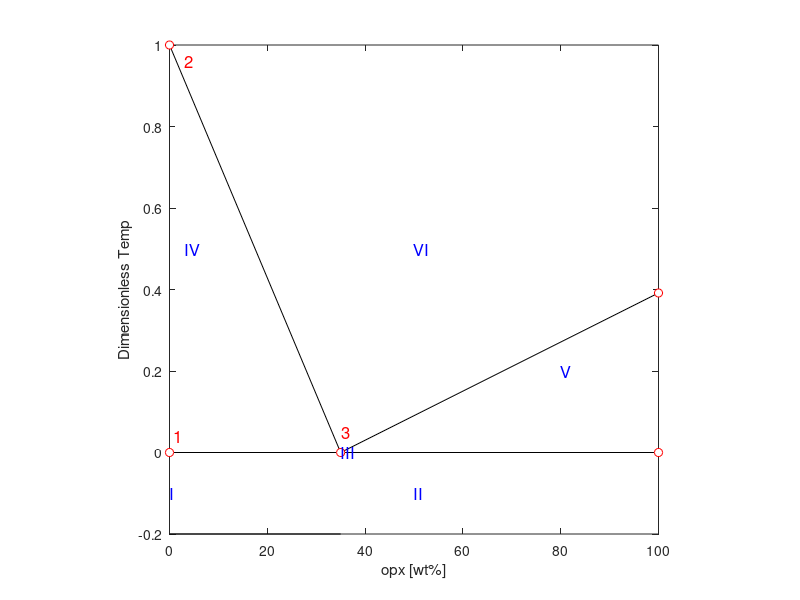
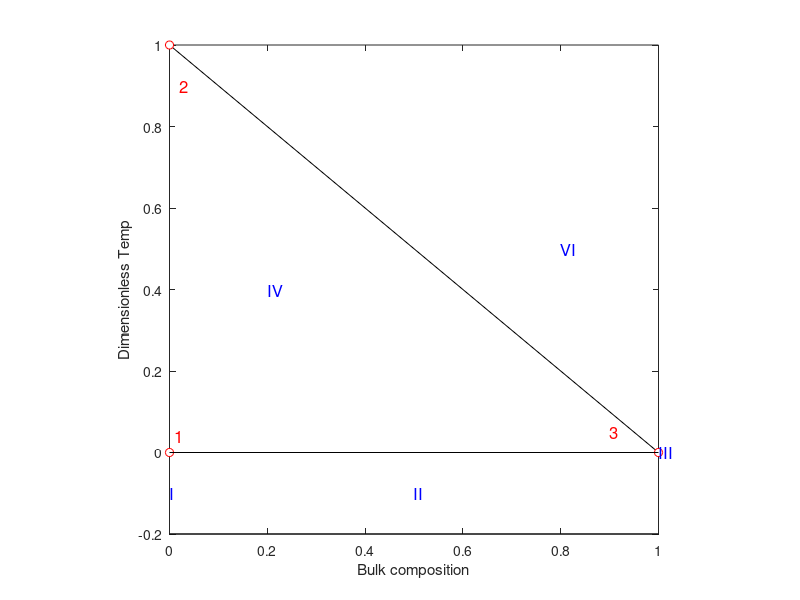
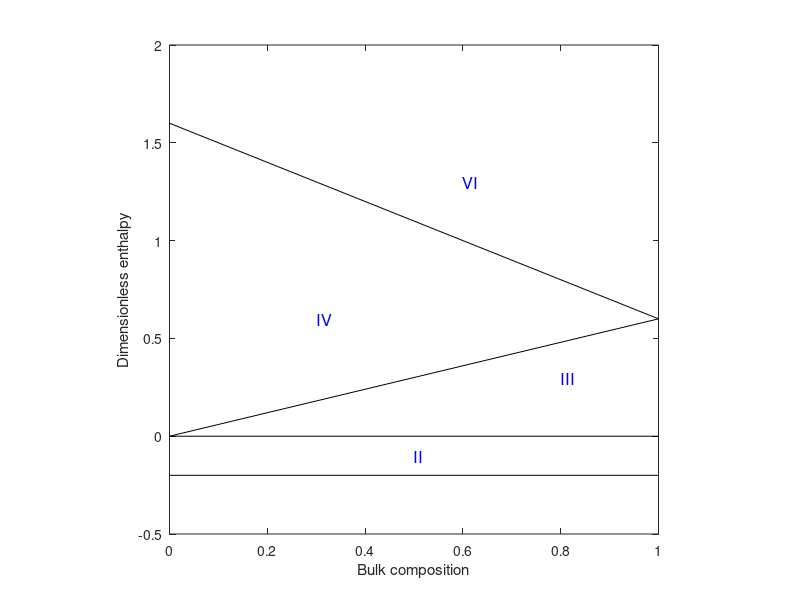

These figures' MATLAB source, in order: (Note: this script raises an error after producing the figures.)
function [] = plot_eutectic()

Xe = 0.35; % Eutectic mass fraction

T1 = 2053;
T2 = 1753;

Te = 1560;

Tm = max(T1,T2);

T1 = (T1-Te)/(Tm-Te);
T2 = (T2-Te)/(Tm-Te);
Te = (Te-Te)/(Tm-Te);

% Weight fraction Temperature plot
figure
plot([0 Xe]*100, [T1, Te], 'k-'), hold on
plot([Xe 1]*100, [Te, T2], 'k-')
plot([0  1]*100, [Te, Te], 'k-')
plot([0  Xe]*100, [-0.2, -0.2], 'k-')
plot([0 0 Xe 1 1]*100, [Te T1 Te T2 Te], 'o', 'markerfacecolor', 'w', 'markeredgecolor', 'r')
text(.9, Te+0.04,'1','fontsize',12,'color','r')
text(Xe*100+0.2, Te+0.05,'3','fontsize',12,'color','r')
text(3, T1-0.04,'2','fontsize',12,'color','r')
text(0,-0.1,'I','fontsize',12,'color','b');
text(50,-0.1,'II','fontsize',12,'color','b');
text(3,0.5,'IV','fontsize',12,'color','b');
text(80,0.2,'V','fontsize',12,'color','b');
text(50,0.5,'VI','fontsize',12,'color','b');
text(Xe*100, Te,'III','fontsize',12,'color','b')
hold off

axis square
xlabel 'opx [wt%]'
ylabel 'Dimensionless Temp'

% bulk composition Temperature plot switch to left side of eutectic
figure
plot([0 Xe]/Xe, [T1, Te], 'k-'), hold on
plot([0  Xe]/Xe, [-0.2, -0.2], 'k-')
plot([0 0 Xe]/Xe, [Te T1 Te], 'o', 'markerfacecolor', 'w', 'markeredgecolor', 'r')
plot([0  Xe]/Xe, [Te, Te], 'k-')
text(0.01, Te+0.04,'1','fontsize',12,'color','r')
text(Xe/Xe-0.1, Te+0.05,'3','fontsize',12,'color','r')
text(0.02, T1-0.1,'2','fontsize',12,'color','r')
text(0,-0.1,'I','fontsize',12,'color','b');
text(0.5,-0.1,'II','fontsize',12,'color','b');
text(0.2,0.4,'IV','fontsize',12,'color','b');
text(0.8,0.5,'VI','fontsize',12,'color','b');
text(1, Te,'III','fontsize',12,'color','b')
hold off

axis square
xlabel 'Bulk composition'
ylabel 'Dimensionless Temp'

% H-X plot 
L = 0.6

figure
plot([0,Xe]/Xe,[T1+L,Te+L],'k-'), hold on
plot([0,Xe]/Xe,[Te,Te+L],'k-')
plot([0,Xe]/Xe, [-0.2, -0.2], 'k-')
plot([0,Xe]/Xe,[Te,Te],'k-')
text(0.5,-0.1,'II','fontsize',12,'color','b');
text(0.3,0.6,'IV','fontsize',12,'color','b');
text(0.8,0.3,'III','fontsize',12,'color','b');
text(0.6,1.3,'VI','fontsize',12,'color','b');
hold off

axis square
xlabel 'Bulk composition'
ylabel 'Dimensionless enthalpy'

% Needed HC plot
figure
plot()
